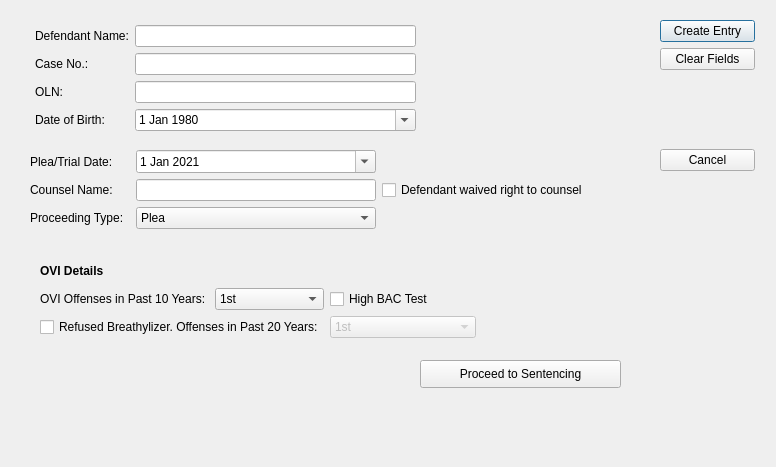
<?xml version="1.0" encoding="UTF-8"?>
<ui version="4.0">
 <class>OviEntryDialog</class>
 <widget class="QDialog" name="OviEntryDialog">
  <property name="geometry">
   <rect>
    <x>0</x>
    <y>0</y>
    <width>776</width>
    <height>467</height>
   </rect>
  </property>
  <property name="windowTitle">
   <string>OVI Entry</string>
  </property>
  <widget class="QWidget" name="layoutWidget_2">
   <property name="geometry">
    <rect>
     <x>660</x>
     <y>20</y>
     <width>95</width>
     <height>151</height>
    </rect>
   </property>
   <layout class="QVBoxLayout" name="verticalLayout">
    <item>
     <widget class="QPushButton" name="pushButton">
      <property name="text">
       <string>Create Entry</string>
      </property>
     </widget>
    </item>
    <item>
     <widget class="QPushButton" name="pushButton_2">
      <property name="text">
       <string>Clear Fields</string>
      </property>
     </widget>
    </item>
    <item>
     <spacer name="verticalSpacer">
      <property name="orientation">
       <enum>Qt::Vertical</enum>
      </property>
      <property name="sizeHint" stdset="0">
       <size>
        <width>20</width>
        <height>58</height>
       </size>
      </property>
     </spacer>
    </item>
    <item>
     <widget class="QPushButton" name="pushButton_3">
      <property name="text">
       <string>Cancel</string>
      </property>
     </widget>
    </item>
   </layout>
  </widget>
  <widget class="QWidget" name="layoutWidget">
   <property name="geometry">
    <rect>
     <x>30</x>
     <y>20</y>
     <width>391</width>
     <height>116</height>
    </rect>
   </property>
   <layout class="QFormLayout" name="formLayout">
    <property name="leftMargin">
     <number>5</number>
    </property>
    <property name="topMargin">
     <number>5</number>
    </property>
    <property name="rightMargin">
     <number>5</number>
    </property>
    <property name="bottomMargin">
     <number>5</number>
    </property>
    <item row="0" column="0">
     <widget class="QLabel" name="label">
      <property name="text">
       <string>Defendant Name:</string>
      </property>
     </widget>
    </item>
    <item row="0" column="1">
     <widget class="QLineEdit" name="defendant_name"/>
    </item>
    <item row="1" column="0">
     <widget class="QLabel" name="label_2">
      <property name="text">
       <string>Case No.:</string>
      </property>
     </widget>
    </item>
    <item row="1" column="1">
     <widget class="QLineEdit" name="case_no"/>
    </item>
    <item row="2" column="0">
     <widget class="QLabel" name="label_6">
      <property name="text">
       <string>OLN:</string>
      </property>
     </widget>
    </item>
    <item row="2" column="1">
     <widget class="QLineEdit" name="lineEdit"/>
    </item>
    <item row="3" column="0">
     <widget class="QLabel" name="label_7">
      <property name="text">
       <string>Date of Birth:</string>
      </property>
     </widget>
    </item>
    <item row="3" column="1">
     <widget class="QDateEdit" name="dateEdit">
      <property name="maximumDate">
       <date>
        <year>2100</year>
        <month>12</month>
        <day>31</day>
       </date>
      </property>
      <property name="minimumDate">
       <date>
        <year>1895</year>
        <month>1</month>
        <day>1</day>
       </date>
      </property>
      <property name="calendarPopup">
       <bool>true</bool>
      </property>
      <property name="date">
       <date>
        <year>1980</year>
        <month>1</month>
        <day>1</day>
       </date>
      </property>
     </widget>
    </item>
   </layout>
  </widget>
  <widget class="QPushButton" name="pushButton_4">
   <property name="geometry">
    <rect>
     <x>420</x>
     <y>360</y>
     <width>201</width>
     <height>28</height>
    </rect>
   </property>
   <property name="text">
    <string>Proceed to Sentencing</string>
   </property>
  </widget>
  <widget class="QWidget" name="layoutWidget">
   <property name="geometry">
    <rect>
     <x>30</x>
     <y>150</y>
     <width>591</width>
     <height>80</height>
    </rect>
   </property>
   <layout class="QGridLayout" name="gridLayout">
    <item row="1" column="1">
     <widget class="QLineEdit" name="counsel_name"/>
    </item>
    <item row="0" column="0">
     <widget class="QLabel" name="label_3">
      <property name="text">
       <string>Plea/Trial Date:</string>
      </property>
     </widget>
    </item>
    <item row="1" column="0">
     <widget class="QLabel" name="label_4">
      <property name="text">
       <string>Counsel Name:</string>
      </property>
     </widget>
    </item>
    <item row="1" column="2">
     <widget class="QCheckBox" name="waived_counsel_checkbox">
      <property name="text">
       <string>Defendant waived right to counsel</string>
      </property>
     </widget>
    </item>
    <item row="0" column="1">
     <widget class="QDateEdit" name="case_set_date">
      <property name="minimumDate">
       <date>
        <year>2021</year>
        <month>1</month>
        <day>1</day>
       </date>
      </property>
      <property name="calendarPopup">
       <bool>true</bool>
      </property>
      <property name="date">
       <date>
        <year>2021</year>
        <month>1</month>
        <day>1</day>
       </date>
      </property>
     </widget>
    </item>
    <item row="0" column="2">
     <spacer name="horizontalSpacer">
      <property name="orientation">
       <enum>Qt::Horizontal</enum>
      </property>
      <property name="sizeHint" stdset="0">
       <size>
        <width>40</width>
        <height>20</height>
       </size>
      </property>
     </spacer>
    </item>
    <item row="2" column="0">
     <widget class="QLabel" name="label_5">
      <property name="text">
       <string>Proceeding Type:  </string>
      </property>
     </widget>
    </item>
    <item row="2" column="1">
     <widget class="QComboBox" name="proceeding_type">
      <item>
       <property name="text">
        <string>Plea</string>
       </property>
      </item>
      <item>
       <property name="text">
        <string>Plea in Abstentia</string>
       </property>
      </item>
      <item>
       <property name="text">
        <string>Trial</string>
       </property>
      </item>
     </widget>
    </item>
   </layout>
  </widget>
  <widget class="QWidget" name="layoutWidget">
   <property name="geometry">
    <rect>
     <x>40</x>
     <y>260</y>
     <width>581</width>
     <height>78</height>
    </rect>
   </property>
   <layout class="QGridLayout" name="gridLayout_2">
    <item row="2" column="0" colspan="2">
     <widget class="QCheckBox" name="refused_checkbox">
      <property name="text">
       <string>Refused Breathylizer. Offenses in Past 20 Years:</string>
      </property>
     </widget>
    </item>
    <item row="1" column="0">
     <widget class="QLabel" name="label_9">
      <property name="text">
       <string>OVI Offenses in Past 10 Years: </string>
      </property>
     </widget>
    </item>
    <item row="0" column="2">
     <spacer name="horizontalSpacer_3">
      <property name="orientation">
       <enum>Qt::Horizontal</enum>
      </property>
      <property name="sizeHint" stdset="0">
       <size>
        <width>40</width>
        <height>20</height>
       </size>
      </property>
     </spacer>
    </item>
    <item row="1" column="1">
     <widget class="QComboBox" name="comboBox">
      <item>
       <property name="text">
        <string>1st</string>
       </property>
      </item>
      <item>
       <property name="text">
        <string>2nd</string>
       </property>
      </item>
      <item>
       <property name="text">
        <string>3rd</string>
       </property>
      </item>
      <item>
       <property name="text">
        <string>4th</string>
       </property>
      </item>
      <item>
       <property name="text">
        <string>5th</string>
       </property>
      </item>
      <item>
       <property name="text">
        <string>6th</string>
       </property>
      </item>
      <item>
       <property name="text">
        <string>7th</string>
       </property>
      </item>
      <item>
       <property name="text">
        <string>8th</string>
       </property>
      </item>
     </widget>
    </item>
    <item row="0" column="0">
     <widget class="QLabel" name="label_8">
      <property name="font">
       <font>
        <weight>75</weight>
        <bold>true</bold>
       </font>
      </property>
      <property name="text">
       <string>OVI Details</string>
      </property>
     </widget>
    </item>
    <item row="1" column="2">
     <widget class="QCheckBox" name="checkBox">
      <property name="text">
       <string>High BAC Test</string>
      </property>
     </widget>
    </item>
    <item row="2" column="2">
     <widget class="QComboBox" name="ovi_in_20_years">
      <property name="enabled">
       <bool>false</bool>
      </property>
      <item>
       <property name="text">
        <string>1st</string>
       </property>
      </item>
      <item>
       <property name="text">
        <string>2nd</string>
       </property>
      </item>
      <item>
       <property name="text">
        <string>3rd</string>
       </property>
      </item>
      <item>
       <property name="text">
        <string>4th</string>
       </property>
      </item>
      <item>
       <property name="text">
        <string>5th</string>
       </property>
      </item>
      <item>
       <property name="text">
        <string>6th</string>
       </property>
      </item>
      <item>
       <property name="text">
        <string>7th</string>
       </property>
      </item>
      <item>
       <property name="text">
        <string>8th</string>
       </property>
      </item>
      <item>
       <property name="text">
        <string>9th</string>
       </property>
      </item>
      <item>
       <property name="text">
        <string>10th</string>
       </property>
      </item>
     </widget>
    </item>
    <item row="2" column="3">
     <spacer name="horizontalSpacer_2">
      <property name="orientation">
       <enum>Qt::Horizontal</enum>
      </property>
      <property name="sizeHint" stdset="0">
       <size>
        <width>40</width>
        <height>20</height>
       </size>
      </property>
     </spacer>
    </item>
   </layout>
  </widget>
 </widget>
 <resources/>
 <connections>
  <connection>
   <sender>pushButton</sender>
   <signal>clicked()</signal>
   <receiver>OviEntryDialog</receiver>
   <slot>create_entry()</slot>
   <hints>
    <hint type="sourcelabel">
     <x>676</x>
     <y>32</y>
    </hint>
    <hint type="destinationlabel">
     <x>497</x>
     <y>5</y>
    </hint>
   </hints>
  </connection>
  <connection>
   <sender>pushButton_2</sender>
   <signal>clicked()</signal>
   <receiver>defendant_name</receiver>
   <slot>clear()</slot>
   <hints>
    <hint type="sourcelabel">
     <x>698</x>
     <y>68</y>
    </hint>
    <hint type="destinationlabel">
     <x>346</x>
     <y>28</y>
    </hint>
   </hints>
  </connection>
  <connection>
   <sender>pushButton_2</sender>
   <signal>clicked()</signal>
   <receiver>case_no</receiver>
   <slot>clear()</slot>
   <hints>
    <hint type="sourcelabel">
     <x>723</x>
     <y>71</y>
    </hint>
    <hint type="destinationlabel">
     <x>354</x>
     <y>63</y>
    </hint>
   </hints>
  </connection>
  <connection>
   <sender>pushButton_3</sender>
   <signal>clicked()</signal>
   <receiver>OviEntryDialog</receiver>
   <slot>reject()</slot>
   <hints>
    <hint type="sourcelabel">
     <x>684</x>
     <y>154</y>
    </hint>
    <hint type="destinationlabel">
     <x>521</x>
     <y>134</y>
    </hint>
   </hints>
  </connection>
  <connection>
   <sender>waived_counsel_checkbox</sender>
   <signal>toggled(bool)</signal>
   <receiver>OviEntryDialog</receiver>
   <slot>set_dialog()</slot>
   <hints>
    <hint type="sourcelabel">
     <x>387</x>
     <y>189</y>
    </hint>
    <hint type="destinationlabel">
     <x>496</x>
     <y>261</y>
    </hint>
   </hints>
  </connection>
  <connection>
   <sender>refused_checkbox</sender>
   <signal>toggled(bool)</signal>
   <receiver>OviEntryDialog</receiver>
   <slot>set_dialog()</slot>
   <hints>
    <hint type="sourcelabel">
     <x>47</x>
     <y>322</y>
    </hint>
    <hint type="destinationlabel">
     <x>70</x>
     <y>379</y>
    </hint>
   </hints>
  </connection>
  <connection>
   <sender>pushButton_4</sender>
   <signal>clicked()</signal>
   <receiver>OviEntryDialog</receiver>
   <slot>proceed_to_sentencing()</slot>
   <hints>
    <hint type="sourcelabel">
     <x>513</x>
     <y>381</y>
    </hint>
    <hint type="destinationlabel">
     <x>598</x>
     <y>308</y>
    </hint>
   </hints>
  </connection>
 </connections>
 <slots>
  <slot>create_entry()</slot>
  <slot>set_dialog()</slot>
  <slot>proceed_to_sentencing()</slot>
  <slot>get_dialog_fields()</slot>
  <slot>slot2()</slot>
 </slots>
</ui>
